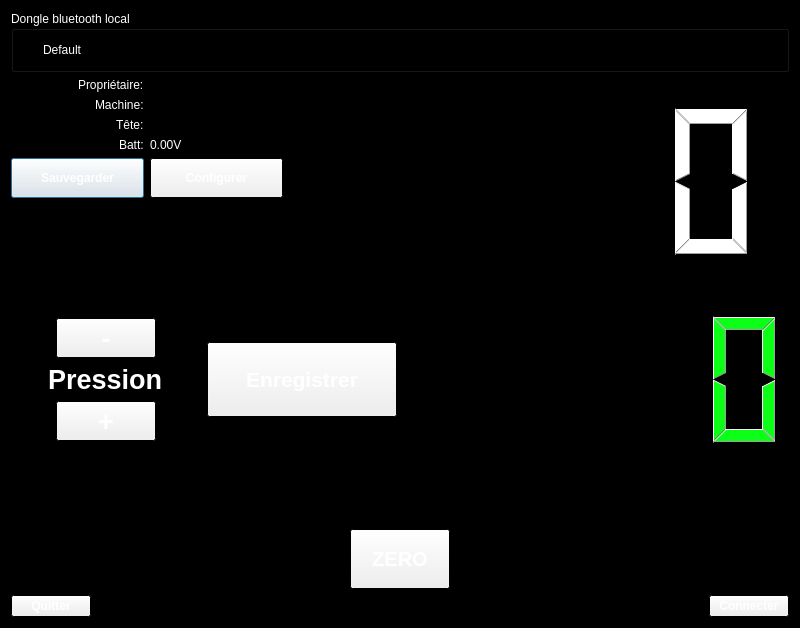
<?xml version="1.0" encoding="UTF-8"?>
<ui version="4.0">
 <class>Torque</class>
 <widget class="QDialog" name="Torque">
  <property name="geometry">
   <rect>
    <x>0</x>
    <y>0</y>
    <width>800</width>
    <height>628</height>
   </rect>
  </property>
  <property name="palette">
   <palette>
    <active>
     <colorrole role="WindowText">
      <brush brushstyle="SolidPattern">
       <color alpha="255">
        <red>255</red>
        <green>255</green>
        <blue>255</blue>
       </color>
      </brush>
     </colorrole>
     <colorrole role="Light">
      <brush brushstyle="SolidPattern">
       <color alpha="255">
        <red>255</red>
        <green>255</green>
        <blue>255</blue>
       </color>
      </brush>
     </colorrole>
     <colorrole role="Text">
      <brush brushstyle="SolidPattern">
       <color alpha="255">
        <red>255</red>
        <green>255</green>
        <blue>255</blue>
       </color>
      </brush>
     </colorrole>
     <colorrole role="ButtonText">
      <brush brushstyle="SolidPattern">
       <color alpha="255">
        <red>255</red>
        <green>255</green>
        <blue>255</blue>
       </color>
      </brush>
     </colorrole>
     <colorrole role="Base">
      <brush brushstyle="SolidPattern">
       <color alpha="255">
        <red>0</red>
        <green>0</green>
        <blue>0</blue>
       </color>
      </brush>
     </colorrole>
     <colorrole role="Window">
      <brush brushstyle="SolidPattern">
       <color alpha="255">
        <red>0</red>
        <green>0</green>
        <blue>0</blue>
       </color>
      </brush>
     </colorrole>
     <colorrole role="HighlightedText">
      <brush brushstyle="SolidPattern">
       <color alpha="255">
        <red>255</red>
        <green>255</green>
        <blue>255</blue>
       </color>
      </brush>
     </colorrole>
     <colorrole role="AlternateBase">
      <brush brushstyle="SolidPattern">
       <color alpha="255">
        <red>255</red>
        <green>255</green>
        <blue>255</blue>
       </color>
      </brush>
     </colorrole>
     <colorrole role="ToolTipBase">
      <brush brushstyle="SolidPattern">
       <color alpha="255">
        <red>104</red>
        <green>106</green>
        <blue>107</blue>
       </color>
      </brush>
     </colorrole>
     <colorrole role="ToolTipText">
      <brush brushstyle="SolidPattern">
       <color alpha="255">
        <red>255</red>
        <green>255</green>
        <blue>255</blue>
       </color>
      </brush>
     </colorrole>
    </active>
    <inactive>
     <colorrole role="WindowText">
      <brush brushstyle="SolidPattern">
       <color alpha="255">
        <red>255</red>
        <green>255</green>
        <blue>255</blue>
       </color>
      </brush>
     </colorrole>
     <colorrole role="Light">
      <brush brushstyle="SolidPattern">
       <color alpha="255">
        <red>255</red>
        <green>255</green>
        <blue>255</blue>
       </color>
      </brush>
     </colorrole>
     <colorrole role="Text">
      <brush brushstyle="SolidPattern">
       <color alpha="255">
        <red>255</red>
        <green>255</green>
        <blue>255</blue>
       </color>
      </brush>
     </colorrole>
     <colorrole role="ButtonText">
      <brush brushstyle="SolidPattern">
       <color alpha="255">
        <red>255</red>
        <green>255</green>
        <blue>255</blue>
       </color>
      </brush>
     </colorrole>
     <colorrole role="Base">
      <brush brushstyle="SolidPattern">
       <color alpha="255">
        <red>0</red>
        <green>0</green>
        <blue>0</blue>
       </color>
      </brush>
     </colorrole>
     <colorrole role="Window">
      <brush brushstyle="SolidPattern">
       <color alpha="255">
        <red>0</red>
        <green>0</green>
        <blue>0</blue>
       </color>
      </brush>
     </colorrole>
     <colorrole role="HighlightedText">
      <brush brushstyle="SolidPattern">
       <color alpha="255">
        <red>255</red>
        <green>255</green>
        <blue>255</blue>
       </color>
      </brush>
     </colorrole>
     <colorrole role="AlternateBase">
      <brush brushstyle="SolidPattern">
       <color alpha="255">
        <red>255</red>
        <green>255</green>
        <blue>255</blue>
       </color>
      </brush>
     </colorrole>
     <colorrole role="ToolTipBase">
      <brush brushstyle="SolidPattern">
       <color alpha="255">
        <red>104</red>
        <green>106</green>
        <blue>107</blue>
       </color>
      </brush>
     </colorrole>
     <colorrole role="ToolTipText">
      <brush brushstyle="SolidPattern">
       <color alpha="255">
        <red>255</red>
        <green>255</green>
        <blue>255</blue>
       </color>
      </brush>
     </colorrole>
    </inactive>
    <disabled>
     <colorrole role="WindowText">
      <brush brushstyle="SolidPattern">
       <color alpha="255">
        <red>127</red>
        <green>127</green>
        <blue>127</blue>
       </color>
      </brush>
     </colorrole>
     <colorrole role="Light">
      <brush brushstyle="SolidPattern">
       <color alpha="255">
        <red>255</red>
        <green>255</green>
        <blue>255</blue>
       </color>
      </brush>
     </colorrole>
     <colorrole role="Text">
      <brush brushstyle="SolidPattern">
       <color alpha="255">
        <red>127</red>
        <green>127</green>
        <blue>127</blue>
       </color>
      </brush>
     </colorrole>
     <colorrole role="ButtonText">
      <brush brushstyle="SolidPattern">
       <color alpha="255">
        <red>148</red>
        <green>148</green>
        <blue>148</blue>
       </color>
      </brush>
     </colorrole>
     <colorrole role="Base">
      <brush brushstyle="SolidPattern">
       <color alpha="255">
        <red>0</red>
        <green>0</green>
        <blue>0</blue>
       </color>
      </brush>
     </colorrole>
     <colorrole role="Window">
      <brush brushstyle="SolidPattern">
       <color alpha="255">
        <red>0</red>
        <green>0</green>
        <blue>0</blue>
       </color>
      </brush>
     </colorrole>
     <colorrole role="HighlightedText">
      <brush brushstyle="SolidPattern">
       <color alpha="255">
        <red>255</red>
        <green>255</green>
        <blue>255</blue>
       </color>
      </brush>
     </colorrole>
     <colorrole role="AlternateBase">
      <brush brushstyle="SolidPattern">
       <color alpha="255">
        <red>255</red>
        <green>255</green>
        <blue>255</blue>
       </color>
      </brush>
     </colorrole>
     <colorrole role="ToolTipBase">
      <brush brushstyle="SolidPattern">
       <color alpha="255">
        <red>104</red>
        <green>106</green>
        <blue>107</blue>
       </color>
      </brush>
     </colorrole>
     <colorrole role="ToolTipText">
      <brush brushstyle="SolidPattern">
       <color alpha="255">
        <red>255</red>
        <green>255</green>
        <blue>255</blue>
       </color>
      </brush>
     </colorrole>
    </disabled>
   </palette>
  </property>
  <property name="windowTitle">
   <string>Torque Monitor</string>
  </property>
  <layout class="QVBoxLayout" name="verticalLayout">
   <item>
    <widget class="QGroupBox" name="localAdapterBox">
     <property name="enabled">
      <bool>true</bool>
     </property>
     <property name="title">
      <string>Dongle bluetooth local</string>
     </property>
     <property name="checkable">
      <bool>false</bool>
     </property>
     <layout class="QHBoxLayout" name="horizontalLayout_3">
      <item>
       <widget class="QRadioButton" name="firstAdapter">
        <property name="text">
         <string>Default</string>
        </property>
       </widget>
      </item>
      <item>
       <widget class="QRadioButton" name="secondAdapter">
        <property name="text">
         <string/>
        </property>
       </widget>
      </item>
     </layout>
    </widget>
   </item>
   <item>
    <layout class="QHBoxLayout" name="horizontalLayout_6">
     <property name="sizeConstraint">
      <enum>QLayout::SetDefaultConstraint</enum>
     </property>
     <item>
      <layout class="QGridLayout" name="gridLayout">
       <property name="horizontalSpacing">
        <number>-1</number>
       </property>
       <item row="3" column="1" alignment="Qt::AlignLeft">
        <widget class="QLabel" name="battLabel">
         <property name="maximumSize">
          <size>
           <width>150</width>
           <height>16777215</height>
          </size>
         </property>
         <property name="styleSheet">
          <string notr="true">color: rgb(255, 255, 255);</string>
         </property>
         <property name="text">
          <string>0.00V</string>
         </property>
        </widget>
       </item>
       <item row="0" column="1" alignment="Qt::AlignLeft">
        <widget class="QLabel" name="proprioLabel">
         <property name="maximumSize">
          <size>
           <width>150</width>
           <height>16777215</height>
          </size>
         </property>
         <property name="styleSheet">
          <string notr="true">color: rgb(255, 255, 255);</string>
         </property>
         <property name="text">
          <string/>
         </property>
        </widget>
       </item>
       <item row="0" column="0" alignment="Qt::AlignRight">
        <widget class="QLabel" name="label_5">
         <property name="sizePolicy">
          <sizepolicy hsizetype="Minimum" vsizetype="Preferred">
           <horstretch>0</horstretch>
           <verstretch>0</verstretch>
          </sizepolicy>
         </property>
         <property name="minimumSize">
          <size>
           <width>0</width>
           <height>0</height>
          </size>
         </property>
         <property name="maximumSize">
          <size>
           <width>100</width>
           <height>30</height>
          </size>
         </property>
         <property name="styleSheet">
          <string notr="true">color: rgb(255, 255, 255);</string>
         </property>
         <property name="text">
          <string>Propriétaire:</string>
         </property>
        </widget>
       </item>
       <item row="3" column="0" alignment="Qt::AlignRight">
        <widget class="QLabel" name="label">
         <property name="styleSheet">
          <string notr="true">color: rgb(255, 255, 255);</string>
         </property>
         <property name="text">
          <string>Batt:</string>
         </property>
        </widget>
       </item>
       <item row="1" column="1" alignment="Qt::AlignLeft">
        <widget class="QLabel" name="machine_label">
         <property name="maximumSize">
          <size>
           <width>150</width>
           <height>16777215</height>
          </size>
         </property>
         <property name="styleSheet">
          <string notr="true">color: rgb(255, 255, 255);</string>
         </property>
         <property name="text">
          <string/>
         </property>
        </widget>
       </item>
       <item row="2" column="1" alignment="Qt::AlignLeft">
        <widget class="QLabel" name="tete_label">
         <property name="maximumSize">
          <size>
           <width>150</width>
           <height>16777215</height>
          </size>
         </property>
         <property name="styleSheet">
          <string notr="true">color: rgb(255, 255, 255);</string>
         </property>
         <property name="text">
          <string/>
         </property>
        </widget>
       </item>
       <item row="2" column="0" alignment="Qt::AlignRight">
        <widget class="QLabel" name="label_7">
         <property name="sizePolicy">
          <sizepolicy hsizetype="Minimum" vsizetype="Preferred">
           <horstretch>0</horstretch>
           <verstretch>0</verstretch>
          </sizepolicy>
         </property>
         <property name="maximumSize">
          <size>
           <width>16777215</width>
           <height>30</height>
          </size>
         </property>
         <property name="styleSheet">
          <string notr="true">color: rgb(255, 255, 255);</string>
         </property>
         <property name="text">
          <string>Tête:</string>
         </property>
        </widget>
       </item>
       <item row="1" column="0" alignment="Qt::AlignRight">
        <widget class="QLabel" name="label_6">
         <property name="sizePolicy">
          <sizepolicy hsizetype="Minimum" vsizetype="Preferred">
           <horstretch>0</horstretch>
           <verstretch>0</verstretch>
          </sizepolicy>
         </property>
         <property name="maximumSize">
          <size>
           <width>16777215</width>
           <height>30</height>
          </size>
         </property>
         <property name="styleSheet">
          <string notr="true">color: rgb(255, 255, 255);</string>
         </property>
         <property name="text">
          <string>Machine:</string>
         </property>
        </widget>
       </item>
       <item row="5" column="0">
        <spacer name="verticalSpacer">
         <property name="orientation">
          <enum>Qt::Vertical</enum>
         </property>
         <property name="sizeHint" stdset="0">
          <size>
           <width>20</width>
           <height>40</height>
          </size>
         </property>
        </spacer>
       </item>
       <item row="4" column="0">
        <widget class="QPushButton" name="sauverButton">
         <property name="minimumSize">
          <size>
           <width>0</width>
           <height>40</height>
          </size>
         </property>
         <property name="font">
          <font>
           <weight>75</weight>
           <bold>true</bold>
          </font>
         </property>
         <property name="text">
          <string>Sauvegarder</string>
         </property>
        </widget>
       </item>
       <item row="4" column="1">
        <widget class="QPushButton" name="configureButton">
         <property name="minimumSize">
          <size>
           <width>0</width>
           <height>40</height>
          </size>
         </property>
         <property name="font">
          <font>
           <weight>75</weight>
           <bold>true</bold>
          </font>
         </property>
         <property name="text">
          <string>Configurer</string>
         </property>
        </widget>
       </item>
      </layout>
     </item>
     <item alignment="Qt::AlignVCenter">
      <widget class="QLCDNumber" name="torque_val">
       <property name="minimumSize">
        <size>
         <width>500</width>
         <height>175</height>
        </size>
       </property>
       <property name="maximumSize">
        <size>
         <width>16777215</width>
         <height>200</height>
        </size>
       </property>
       <property name="font">
        <font>
         <pointsize>20</pointsize>
         <weight>50</weight>
         <bold>false</bold>
         <kerning>true</kerning>
        </font>
       </property>
       <property name="frameShape">
        <enum>QFrame::NoFrame</enum>
       </property>
       <property name="frameShadow">
        <enum>QFrame::Plain</enum>
       </property>
       <property name="smallDecimalPoint">
        <bool>false</bool>
       </property>
       <property name="segmentStyle">
        <enum>QLCDNumber::Filled</enum>
       </property>
      </widget>
     </item>
    </layout>
   </item>
   <item>
    <layout class="QHBoxLayout" name="horizontalLayout_4">
     <property name="sizeConstraint">
      <enum>QLayout::SetMaximumSize</enum>
     </property>
     <item>
      <layout class="QVBoxLayout" name="verticalLayout_4">
       <property name="sizeConstraint">
        <enum>QLayout::SetFixedSize</enum>
       </property>
       <item>
        <layout class="QHBoxLayout" name="horizontalLayout">
         <property name="sizeConstraint">
          <enum>QLayout::SetMinimumSize</enum>
         </property>
         <item>
          <layout class="QVBoxLayout" name="verticalLayout_3">
           <item alignment="Qt::AlignHCenter">
            <widget class="QPushButton" name="pressionMoinsButton">
             <property name="minimumSize">
              <size>
               <width>100</width>
               <height>40</height>
              </size>
             </property>
             <property name="maximumSize">
              <size>
               <width>150</width>
               <height>16777215</height>
              </size>
             </property>
             <property name="font">
              <font>
               <pointsize>20</pointsize>
               <weight>75</weight>
               <bold>true</bold>
              </font>
             </property>
             <property name="text">
              <string>-</string>
             </property>
            </widget>
           </item>
           <item alignment="Qt::AlignHCenter">
            <widget class="QLabel" name="pressLbl">
             <property name="maximumSize">
              <size>
               <width>150</width>
               <height>16777215</height>
              </size>
             </property>
             <property name="font">
              <font>
               <pointsize>20</pointsize>
               <weight>75</weight>
               <bold>true</bold>
              </font>
             </property>
             <property name="styleSheet">
              <string notr="true">color: rgb(255, 255, 255);</string>
             </property>
             <property name="text">
              <string>Pression</string>
             </property>
            </widget>
           </item>
           <item alignment="Qt::AlignHCenter">
            <widget class="QPushButton" name="pressionPlusButton">
             <property name="minimumSize">
              <size>
               <width>100</width>
               <height>40</height>
              </size>
             </property>
             <property name="maximumSize">
              <size>
               <width>150</width>
               <height>16777215</height>
              </size>
             </property>
             <property name="font">
              <font>
               <pointsize>20</pointsize>
               <weight>75</weight>
               <bold>true</bold>
              </font>
             </property>
             <property name="text">
              <string>+</string>
             </property>
            </widget>
           </item>
          </layout>
         </item>
         <item>
          <layout class="QVBoxLayout" name="verticalLayout_5">
           <item>
            <widget class="QPushButton" name="recordButton">
             <property name="minimumSize">
              <size>
               <width>75</width>
               <height>75</height>
              </size>
             </property>
             <property name="font">
              <font>
               <pointsize>16</pointsize>
               <weight>75</weight>
               <bold>true</bold>
              </font>
             </property>
             <property name="text">
              <string>Enregistrer</string>
             </property>
            </widget>
           </item>
          </layout>
         </item>
        </layout>
       </item>
      </layout>
     </item>
     <item>
      <layout class="QVBoxLayout" name="verticalLayout_2">
       <item alignment="Qt::AlignVCenter">
        <widget class="QLCDNumber" name="torqueMoyen">
         <property name="minimumSize">
          <size>
           <width>0</width>
           <height>175</height>
          </size>
         </property>
         <property name="maximumSize">
          <size>
           <width>16777215</width>
           <height>175</height>
          </size>
         </property>
         <property name="styleSheet">
          <string notr="true">color: rgb(12, 255, 22);
border-color: rgb(14, 171, 0);</string>
         </property>
         <property name="frameShape">
          <enum>QFrame::NoFrame</enum>
         </property>
        </widget>
       </item>
      </layout>
     </item>
    </layout>
   </item>
   <item>
    <widget class="QTextEdit" name="chat">
     <property name="sizePolicy">
      <sizepolicy hsizetype="Expanding" vsizetype="MinimumExpanding">
       <horstretch>0</horstretch>
       <verstretch>0</verstretch>
      </sizepolicy>
     </property>
     <property name="maximumSize">
      <size>
       <width>16777215</width>
       <height>50</height>
      </size>
     </property>
     <property name="focusPolicy">
      <enum>Qt::NoFocus</enum>
     </property>
    </widget>
   </item>
   <item>
    <layout class="QHBoxLayout" name="horizontalLayout_5">
     <item>
      <spacer name="horizontalSpacer">
       <property name="orientation">
        <enum>Qt::Horizontal</enum>
       </property>
       <property name="sizeHint" stdset="0">
        <size>
         <width>40</width>
         <height>20</height>
        </size>
       </property>
      </spacer>
     </item>
     <item alignment="Qt::AlignHCenter">
      <widget class="QPushButton" name="zeroButton">
       <property name="sizePolicy">
        <sizepolicy hsizetype="Maximum" vsizetype="Maximum">
         <horstretch>0</horstretch>
         <verstretch>0</verstretch>
        </sizepolicy>
       </property>
       <property name="minimumSize">
        <size>
         <width>100</width>
         <height>60</height>
        </size>
       </property>
       <property name="maximumSize">
        <size>
         <width>200</width>
         <height>70</height>
        </size>
       </property>
       <property name="font">
        <font>
         <pointsize>15</pointsize>
         <weight>75</weight>
         <bold>true</bold>
        </font>
       </property>
       <property name="text">
        <string>ZERO</string>
       </property>
      </widget>
     </item>
     <item>
      <spacer name="horizontalSpacer_2">
       <property name="orientation">
        <enum>Qt::Horizontal</enum>
       </property>
       <property name="sizeHint" stdset="0">
        <size>
         <width>40</width>
         <height>20</height>
        </size>
       </property>
      </spacer>
     </item>
    </layout>
   </item>
   <item>
    <layout class="QHBoxLayout" name="horizontalLayout_2">
     <item alignment="Qt::AlignLeft">
      <widget class="QPushButton" name="quitButton">
       <property name="font">
        <font>
         <weight>75</weight>
         <bold>true</bold>
        </font>
       </property>
       <property name="text">
        <string>Quitter</string>
       </property>
      </widget>
     </item>
     <item alignment="Qt::AlignRight">
      <widget class="QPushButton" name="connectButton">
       <property name="font">
        <font>
         <weight>75</weight>
         <bold>true</bold>
        </font>
       </property>
       <property name="text">
        <string>Connecter</string>
       </property>
      </widget>
     </item>
    </layout>
   </item>
  </layout>
 </widget>
 <resources/>
 <connections/>
</ui>
